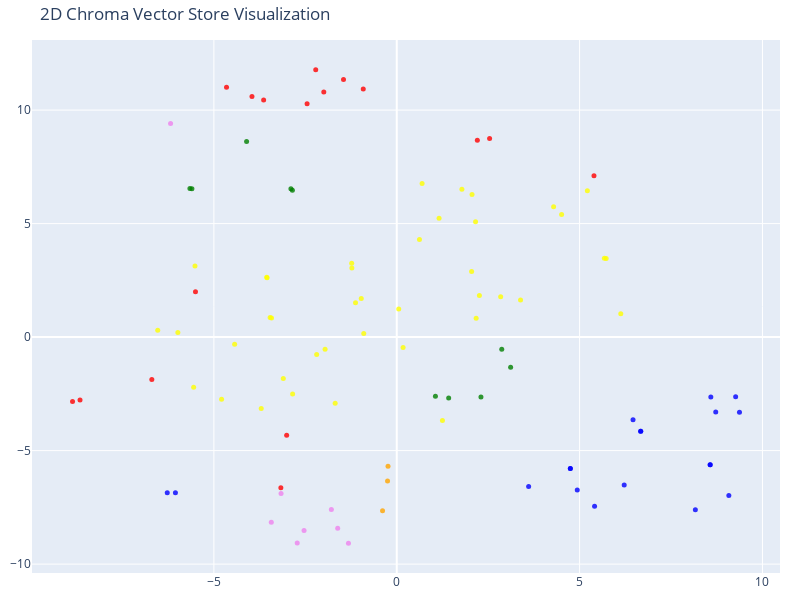

The cell this chart's notebook holds for it:
### Code cell
# We humans find it easier to visalize things in 2D!
# Reduce the dimensionality of the vectors to 2D using t-SNE
# (t-distributed stochastic neighbor embedding)

tsne = TSNE(n_components=2, random_state=42)
reduced_vectors = tsne.fit_transform(vectors)

# Create the 2D scatter plot
fig = go.Figure(data=[go.Scatter(
    x=reduced_vectors[:, 0],
    y=reduced_vectors[:, 1],
    mode='markers',
    marker=dict(size=5, color=colors, opacity=0.8),
    text=[f"Type: {t}<br>Text: {d[:100]}..." for t, d in zip(doc_types, documents)],
    hoverinfo='text'
)])

fig.update_layout(
    title='2D Chroma Vector Store Visualization',
    scene=dict(xaxis_title='x',yaxis_title='y'),
    width=800,
    height=600,
    margin=dict(r=20, b=10, l=10, t=40)
)

fig.show()

### Figure 1 — Plotly figure (JSON) as saved in the notebook; plotly's stock layout.template omitted (floating-point values rounded to 4 significant figures)
{"data": [{"hoverinfo": "text", "marker": {"color": ["yellow", "yellow", "yellow", "yellow", "yellow", "yellow", "yellow", "yellow", "yellow", "yellow", "yellow", "yellow", "yellow", "yellow", "yellow", "yellow", "yellow", "yellow", "yellow", "yellow", "yellow", "yellow", "yellow", "yellow", "yellow", "yellow", "yellow", "yellow", "yellow", "yellow", "yellow", "yellow", "yellow", "yellow", "yellow", "yellow", "yellow", "yellow", "yellow", "yellow", "yellow", "blue", "blue", "blue", "blue", "blue", "blue", "blue", "blue", "blue", "blue", "blue", "blue", "blue", "blue", "blue", "blue", "blue", "blue", "blue", "green", "green", "green", "green", "green", "green", "green", "green", "green", "green", "red", "red", "red", "red", "red", "red", "red", "red", "red", "red", "red", "red", "red", "red", "red", "red", "red", "violet", "violet", "violet", "violet", "violet", "violet", "violet", "violet", "orange", "orange", "orange"], "opacity": 0.8, "size": 5}, "mode": "markers", "text": ["Type: Resume<br>Text: Surya Narayanan Srinivasan\n\nSoftware Developer | Data Analytics Specialist\nsuryan0800@gmail.com | +9...", "Type: Resume<br>Text: Skills\n\nProgramming: Java, Python, TypeScript, SQL\n\nWeb & Backend: Spring Boot, Spring Batch, Node.j...", "Type: Resume<br>Text: Designed and deployed RESTful microservices using Spring Boot, incorporating an event-driven archite...", "Type: Resume<br>Text: Contributed to relational database design, improving schema performance.\n\nDeveloped web scraping too...", "Type: Resume<br>Text: Estimated task timelines and performed effective task decomposition and workload estimation to impro...", "Type: Resume<br>Text: Secured web applications using Spring Security and JWT authentication.\n\nMigrated legacy platforms to...", "Type: Resume<br>Text: Reduced ServiceNow tickets by generating FAQs using WatsonX Granite Generative AI Model by 70%.\n\nPOC...", "Type: Resume<br>Text: Gained hands-on experience with MongoDB, Apache Kafka, and Apache Spark through practical projects i...", "Type: Resume<br>Text: Surya Narayanan Srinivasan\n\nSoftware Developer | Data Analytics Specialist suryan0800@gmail.com | +9...", "Type: Resume<br>Text: Skills\n\nProgramming: Java, Python, TypeScript, SQL ● Web & Backend: Spring Boot, Spring Batch, Node....", "Type: Resume<br>Text: Designed and deployed RESTful microservices using Spring Boot, incorporating an event-driven\n\narchit...", "Type: Resume<br>Text: Built UI dashboards for HR tracking using Angular and Carbon Design System. ● Automated deployments ...", "Type: Resume<br>Text: quality.\n\nSet up observability tools using LogDNA and Slack alerts to monitor system performance and...", "Type: Resume<br>Text: Researched and applied best-fit technologies, recommending process improvements and\n\nenhancements.\n\n...", "Type: Resume<br>Text: Achievements\n\n● Defensive Publication Award – INR 12K for Intelligent Employee Promotion Advisor Sys...", "Type: Resume<br>Text: AI and refined prompts.\n\nCloud Cost Optimizer – Built with Golang, PromQL, Tekton Pipelines, Terrafo...", "Type: Resume<br>Text: RDDs, DataFrames, and Spark SQL.\n\nCompleted an Apache Kafka course on Udemy — covered core concepts,...", "Type: Resume<br>Text: Developer Profession\n\nSurya Narayanan S | Surya.Narayanan.S@ibm.com | 0027BY744\n\nEvidences: OneDrive...", "Type: Resume<br>Text: Managers, who wants to keep track of DRs of their work from home requests.\n\nDepartment Head and Sect...", "Type: Resume<br>Text: The tool supports IBM's Hybrid Work strategy by facilitating employees to accountably obtain approva...", "Type: Resume<br>Text: Solution: Had calls with the business team every week and demonstrated the tool UI as I develop, got...", "Type: Resume<br>Text: Problem: During the requirement collection calls with the business team, I understood that the work ...", "Type: Resume<br>Text: Problem: the approval workflow is quite complex for the end users to understand. Employees are confu...", "Type: Resume<br>Text: Problem: It came as an User Issue Ticket saying that my People Manager got changed after raising a w...", "Type: Resume<br>Text: Problem: As the tool continues to operate, the accumulation of in-progress stale requests increases ...", "Type: Resume<br>Text: Created a reusable Typeahead search and Data Table component using the Carbon Design System integrat...", "Type: Resume<br>Text: Problem: Since the Cirrus Hybrid Cloud Platform was new and a stable CI/CD system was not yet availa...", "Type: Resume<br>Text: Problem: The team began receiving numerous repetitive user tickets in ServiceNow, primarily seeking ...", "Type: Resume<br>Text: Impact: Enabled employees to use the tool efficiently and confidently.\n\nDemo Box Link.\n\nClaim Proces...", "Type: Resume<br>Text: The primary beneficiaries of this tool are: \n\nEmployees, who need to accurately record their working...", "Type: Resume<br>Text: Developed Python based ETL Jobs that extract, transform and loads 3-7 million records weekly. Proble...", "Type: Resume<br>Text: Moved 17 Python Scripts from Server to Github and Cirrus CICD Platform. Change Management and Versio...", "Type: Resume<br>Text: Impact: Reduction in the number of lines of code due to function reuse, the removal of hardcoded sys...", "Type: Resume<br>Text: Impact: Enhances change request tracking, enables version reversion, and simplifies code change prom...", "Type: Resume<br>Text: Impact: This method guarantees proper dependency management and facilitates timely vulnerability det...", "Type: Resume<br>Text: Responsibility To Others:\n\nStretch Project:\n\nUninstaller Tool:\n\nTeam: IIT\n\nMentor: Dibyendu Chandra,...", "Type: Resume<br>Text: Cloud InfraCost Optimizer:\n\nBusiness Unit: Infrastructure\n\nDepartment Code: B8Q\n\nMentor: Albee Johne...", "Type: Resume<br>Text: Impact: This tool enables IBM Cloud clients to efficiently utilize cloud resources, thereby reducing...", "Type: Resume<br>Text: Impact: The implementation of this system would help managers make more informed and unbiased promot...", "Type: Resume<br>Text: The objective is to forecast quarterly sales targets for each seller by examining historical target ...", "Type: Resume<br>Text: Participated, Presented and Won in CIO Hackathons. Box Link.\n\nPresented Tool Demo and Enablement Ses...", "Type: Education<br>Text: Birla Institute of Technology & Science, Pilani Pilani | Dubai | Goa| Hyderabad\n\nPROVISIONAL CERTIFI...", "Type: Education<br>Text: FIRST SEMESTER 2023-2024\n\nSS SS\n\nSS SS\n\nZC416 ZC425 ZC447 ZG653\n\nMATH FOUNDATIONS FOR DATA SCI DATA ...", "Type: Education<br>Text: REGISTRÀR\n\n(Continued)\n\ninnovate\n\nachieve\n\nlead\n\nECHNE\n\nBirla Institute of Technology & Science, Pil...", "Type: Education<br>Text: Subject Exam Type Max Marks Obtain Marks Subject Exam Type Max Marks Obtain Marks Overall Grade DATA...", "Type: Education<br>Text: Subject Exam Type Max Marks Obtain Marks Subject Exam Type Max Marks Obtain Marks Overall Grade DATA...", "Type: Education<br>Text: Subject Exam Type Max Marks Obtain Marks Subject Exam Type Max Marks Obtain Marks Overall Grade DEEP...", "Type: Education<br>Text: Course Description Units Specialization Exam dates SS ZG529 DEEP LEARNING 4 Data Analytics 2024-03-1...", "Type: Education<br>Text: Course Description Term Grade Units Specialization SS ZC416 MATH FOUNDATIONS FOR DATA SCI First Seme...", "Type: Education<br>Text: Subject Exam Type Max Marks Obtain Marks Subject Exam Type Max Marks Obtain Marks Overall Grade DATA...", "Type: Education<br>Text: Subject Exam Type Max Marks Obtain Marks Subject Exam Type Max Marks Obtain Marks Overall Grade DATA...", "Type: Education<br>Text: ID Course Name Course Units Exam Date FN/AN No of people registered till now SS ZC416 MATH FOUNDATIO...", "Type: Education<br>Text: Subject Exam Type Max Marks Obtain Marks Subject Exam Type Max Marks Obtain Marks Overall Grade DATA...", "Type: Education<br>Text: ID Course Name Course Units Exam Date FN/AN No of people registered till now SS ZC416 MATH FOUNDATIO...", "Type: Education<br>Text: Subject Exam Type Max Marks Obtain Marks Subject Exam Type Max Marks Obtain Marks Overall Grade DATA...", "Type: Education<br>Text: Subject Exam Type Max Marks Obtain Marks Subject Exam Type Max Marks Obtain Marks Overall Grade DATA...", "Type: Education<br>Text: Subject Exam Type Max Marks Obtain Marks Subject Exam Type Max Marks Obtain Marks Overall Grade DEEP...", "Type: Education<br>Text: Subject Exam Type Mark Range Obtain Marks DISSERTATION Abstract Poor/Fair/Good/Excellent Fair DISSER...", "Type: Education<br>Text: Class Description Units Grading Grade Grade Points Semester SS ZG518 DATABASE DESIGN & APPLICATIONS ...", "Type: Education<br>Text: Semester SGPA CGPA Grade Point Units Semester 1 7.5 7.5 150 20 Semester 2 9.19 8.25 147 16 Semester ...", "Type: Jira<br>Text: ©) https://github.ibm.com/Code-Your-Skills/shift-left-cloud-cost-optimization/issues?q=assignee%3ASu...", "Type: Jira<br>Text: © Code-Your-Skills / shift-left-cloud-cost-optimization\n\nQ Type (/) to search\n\n<> Code ©) Issues 347...", "Type: Jira<br>Text: #42 by apasrini was closed on May 15, 2023\n\n+\n\n+\n\n©\n\n1%\n\nB &...", "Type: Jira<br>Text: Jira@IBM\n\nDisplaying 133 issues at 14/Mar/25 8:10 PM....", "Type: Jira<br>Text: Project Key Summary Issue Type Status Priority Resolution Assignee Created Updated Resolved Time Spe...", "Type: Jira<br>Text: Generated at Fri Mar 14 09:40:42 CDT 2025 by Surya Narayanan Srinivasan using Jira 9.12.18#9120018-s...", "Type: Jira<br>Text: Jira@IBM\n\nDisplaying 42 issues at 16/Mar/25 10:54 PM....", "Type: Jira<br>Text: Project Key Summary Issue Type Status Priority Resolution Assignee Reporter Creator Created Last Vie...", "Type: Jira<br>Text: Generated at Sun Mar 16 12:24:08 CDT 2025 by Surya Narayanan Srinivasan using Jira 9.12.19#9120019-s...", "Type: Jira<br>Text: ID State Title Labels Assignee Date 66 CLOSED Work on plan module - VPC Cluster Task Surya-Narayanan...", "Type: Stats and Diagrams<br>Text: Candidate Analysis\n\nDemand Criteria\n\nEg. Position: Promotion to People Manager role Band 8\n\nEg. Crit...", "Type: Stats and Diagrams<br>Text: Mapping Criteria with Candidate's performance 1. Leadership - 2 times\n\n2. People - 1 times\n\n3. Manag...", "Type: Stats and Diagrams<br>Text: Day-to-day Work\n\nProject Contributions\n\nWrites reflection\n\nReflection & Feedback\n\nCollaborates\n\nReco...", "Type: Stats and Diagrams<br>Text: ule\n\n=> Se) IBM In Office Presence Exempt & Location Transfer\n\n4 Welcome, Bansal, Ajay Es\n\nHome\n\nI0P...", "Type: Stats and Diagrams<br>Text: Exempt Approval Note: Medical issues for Self Reason: « Maximum Request Duration - 60 days « Maximum...", "Type: Stats and Diagrams<br>Text: ML end\n\nLimit: 00\n\nApprover\n\nFFA 61-365 days\n\n{ People Manager Approver\n\n{ Project Department Head A...", "Type: Stats and Diagrams<br>Text: Service Now Month wise ticket history\n\nColumn Labels |- t Count of Number Row Labels [y] 05-2024 06-...", "Type: Stats and Diagrams<br>Text: I\n\nA\n\nEmployee Count YEAR QUARTER CATEGORY Cross Quarter Adjustments ‘Awaiting Claim Code Missing/De...", "Type: Stats and Diagrams<br>Text: 56829\n\n11025 57660 57009 55818 50656 552858 3.45%\n\nQ\n\n1.84%\n\n0.51%\n\nR\n\n2024 a3\n\n0.35%\n\n1.10%\n\n0.47%\n...", "Type: Stats and Diagrams<br>Text: 2024 a3\n\na4\n\n25\n\n3.NA\n\n74\n\n24\n\n214\n\n162\n\n49\n\n9.NA\n\n356\n\n197\n\nAl\n\nA\n\nAK\n\nAL\n\nEMP_LOGGEDIN\n\n2025 | Ove...", "Type: Stats and Diagrams<br>Text: 0.08%\n\n6738\n\n3809\n\n7879 «= 5952, 7079. ~——-2249 NA\n\n20019 23035 =—:12533,\n\n6324. 6723.25\n\n90\n\n4379-3...", "Type: Stats and Diagrams<br>Text: 71\n\n38\n\n20\n\n50.5 21.73% 21.07% 12.58% 8.06% 16.52%\n\n3714\n\n676 NA\n\n2013 43.29% 52.47% 30.06% NA\n\n45.9...", "Type: Stats and Diagrams<br>Text: a2\n\nSUBMITTED_CLOSED_JUSTIFICATION 2025 | Overall Qa\n\n2024 a3\n\na4\n\nsum\n\na2\n\n% SUBMITTED_CLOSED_YN 20...", "Type: Stats and Diagrams<br>Text: Manager Count IDENTIFIED NOTIFIED AVERAGE, AVAILABLE FTE MGR %_NOTIFIED CLOSED_JUSTIFICATION. %_CLOS...", "Type: Stats and Diagrams<br>Text: 291\n\n258.333\n\n5597,\n\n1972225 5597,\n\n1442.75. 5597,\n\n130.333\n\n5597,\n\n21152425 5597\n\n5466 ~—5298 NA 54...", "Type: Stats and Diagrams<br>Text: IBM Cloud Pak for Data\n\n1\n\na 2132018 - CIO Public III v Dallas\n\nProjects / GreenScreen_AI_Module_Pro...", "Type: Stats and Diagrams<br>Text: Program Date v|Nominated By v|Status |v |Award v|Total BluePoints Earned: 6518 y|Total Cash Award Ea...", "Type: Awards<br>Text: Surya Narayanan Srinivasan\n\nBluePoints Award\n\nOctober 22, 2024 - From Mrinal Gautam\n\nDear Surya, tha...", "Type: Awards<br>Text: Surya Narayanan Srinivasan\n\nBluePoints Award\n\nNovember 16, 2023 - From Mrinal Gautam\n\nThank you for ...", "Type: Awards<br>Text: Program Date Nominated By Status Award Total BluePoints Earned: 6368 Total Cash Award Earned in USD:...", "Type: Awards<br>Text: Month month no January 1 February 2 March 3 April 4 May 5 June 6 July 7 August 8 September 9 October...", "Type: Awards<br>Text: Surya Narayanan Srinivasan\n\nBluePoints Award\n\nJanuary 07, 2022 - From Karups Thangaraj\n\nCIO India - ...", "Type: Awards<br>Text: Surya Narayanan Srinivasan\n\nBluePoints Award\n\nDecember 20, 2023 - From Karups Thangaraj\n\nDear all, C...", "Type: Awards<br>Text: Surya Narayanan Srinivasan\n\nBluePoints Award\n\nNovember 06, 2023 - From Supriya Devidutta\n\nOn Behalf ...", "Type: Awards<br>Text: Surya Narayanan Srinivasan\n\nBluePoints Award\n\nJune 26, 2023 - From Karups Thangaraj\n\nDear Folks, Con...", "Type: Eminence<br>Text: Surya Narayanan Srinivasan\n\nAppreciation with Cash – 2021\n\nSeptember 20, 2021 - From Nithin Pai\n\nHR ...", "Type: Eminence<br>Text: Surya Narayanan Srinivasan\n\nAppreciation with Cash – 2021\n\nNovember 28, 2021 - From Nithin Pai\n\nGrea...", "Type: Eminence<br>Text: Surya Narayanan Srinivasan\n\nCash Award\n\nJanuary 26, 2022 - From NITHIN PAI\n\nIn recognition of your c..."], "type": "scatter", "x": [-3.546, -3.463, -1.227, -1.128, -0.9024, -2.19, -2.848, -5.985, -3.555, -3.424, -1.232, -0.9707, 0.05404, -1.96, -3.102, -4.433, -6.536, 5.213, 4.508, 4.289, 2.155, 2.059, 1.782, 0.6928, 1.157, 0.6214, 2.171, -1.684, 5.726, 5.677, 6.126, 3.386, 2.841, 2.26, 2.047, -5.517, 1.249, -5.553, -4.79, -3.706, 0.1737, -6.052, 3.607, -6.275, 9.372, 6.461, 8.57, 5.409, 4.936, 9.267, 6.671, 4.747, 8.589, 4.747, 8.722, 6.671, 8.57, 9.081, 6.22, 8.165, 1.058, 1.42, -4.106, -2.854, 3.114, -5.601, -2.894, 2.871, -5.655, 2.302, -8.661, -8.866, -6.697, 5.393, 2.539, 2.204, -3.01, -1.456, -3.639, -1.995, -3.959, -2.452, -2.215, -0.916, -4.655, -5.504, -3.169, -1.788, -1.321, -3.163, -6.184, -3.43, -2.721, -1.615, -2.535, -0.2384, -0.2513, -0.3883], "y": [2.613, 0.8607, 3.044, 1.512, 0.1612, -0.7674, -2.509, 0.2023, 2.638, 0.8459, 3.257, 1.699, 1.236, -0.5295, -1.825, -0.3182, 0.3058, 6.444, 5.403, 5.745, 5.085, 6.281, 6.513, 6.772, 5.232, 4.299, 0.8279, -2.916, 3.468, 3.469, 1.028, 1.636, 1.782, 1.829, 2.893, 3.136, -3.669, -2.211, -2.737, -3.147, -0.4541, -6.859, -6.584, -6.852, -3.314, -3.639, -5.627, -7.448, -6.73, -2.625, -4.142, -5.789, -2.634, -5.789, -3.296, -4.142, -5.628, -6.979, -6.513, -7.609, -2.611, -2.678, 8.619, 6.465, -1.329, 6.531, 6.54, -0.5347, 6.546, -2.639, -2.771, -2.841, -1.873, 7.108, 8.747, 8.669, -4.324, 11.34, 10.45, 10.8, 10.6, 10.28, 11.78, 10.93, 11.01, 2.004, -6.634, -7.593, -9.08, -6.889, 9.405, -8.153, -9.065, -8.425, -8.524, -5.694, -6.344, -7.652]}], "layout": {"height": 600, "margin": {"b": 10, "l": 10, "r": 20, "t": 40}, "scene": {"xaxis": {"title": {"text": "x"}}, "yaxis": {"title": {"text": "y"}}}, "title": {"text": "2D Chroma Vector Store Visualization"}, "width": 800}}
